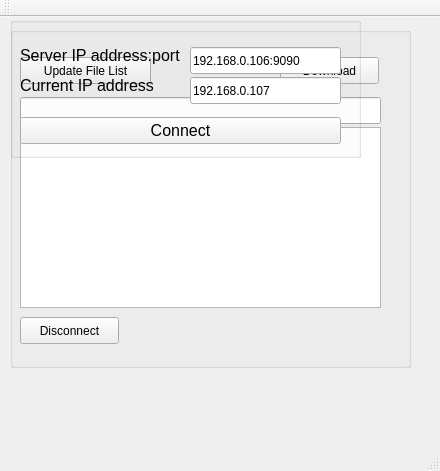
<?xml version="1.0" encoding="UTF-8"?>
<ui version="4.0">
 <class>MainWindow</class>
 <widget class="QMainWindow" name="MainWindow">
  <property name="geometry">
   <rect>
    <x>0</x>
    <y>0</y>
    <width>440</width>
    <height>471</height>
   </rect>
  </property>
  <property name="windowTitle">
   <string>MainWindow</string>
  </property>
  <widget class="QWidget" name="centralWidget">
   <widget class="QGroupBox" name="groupBox">
    <property name="geometry">
     <rect>
      <x>10</x>
      <y>10</y>
      <width>401</width>
      <height>341</height>
     </rect>
    </property>
    <property name="title">
     <string/>
    </property>
    <widget class="QPushButton" name="pushButton_4">
     <property name="geometry">
      <rect>
       <x>10</x>
       <y>290</y>
       <width>99</width>
       <height>27</height>
      </rect>
     </property>
     <property name="text">
      <string>Disconnect</string>
     </property>
    </widget>
    <widget class="QLineEdit" name="lineEdit_3">
     <property name="geometry">
      <rect>
       <x>10</x>
       <y>70</y>
       <width>361</width>
       <height>27</height>
      </rect>
     </property>
    </widget>
    <widget class="QTextEdit" name="textEdit">
     <property name="geometry">
      <rect>
       <x>10</x>
       <y>100</y>
       <width>361</width>
       <height>181</height>
      </rect>
     </property>
    </widget>
    <widget class="QPushButton" name="pushButton_2">
     <property name="geometry">
      <rect>
       <x>10</x>
       <y>30</y>
       <width>131</width>
       <height>27</height>
      </rect>
     </property>
     <property name="text">
      <string>Update File List</string>
     </property>
    </widget>
    <widget class="QPushButton" name="pushButton_3">
     <property name="geometry">
      <rect>
       <x>270</x>
       <y>30</y>
       <width>99</width>
       <height>27</height>
      </rect>
     </property>
     <property name="text">
      <string>Download</string>
     </property>
    </widget>
   </widget>
   <widget class="QGroupBox" name="groupBox_2">
    <property name="geometry">
     <rect>
      <x>10</x>
      <y>0</y>
      <width>351</width>
      <height>141</height>
     </rect>
    </property>
    <property name="title">
     <string/>
    </property>
    <widget class="QPushButton" name="pushButton">
     <property name="geometry">
      <rect>
       <x>10</x>
       <y>100</y>
       <width>321</width>
       <height>27</height>
      </rect>
     </property>
     <property name="font">
      <font>
       <pointsize>12</pointsize>
      </font>
     </property>
     <property name="text">
      <string>Connect</string>
     </property>
    </widget>
    <widget class="QLabel" name="label_3">
     <property name="geometry">
      <rect>
       <x>10</x>
       <y>60</y>
       <width>141</width>
       <height>17</height>
      </rect>
     </property>
     <property name="font">
      <font>
       <pointsize>12</pointsize>
      </font>
     </property>
     <property name="text">
      <string>Current IP address</string>
     </property>
    </widget>
    <widget class="QLabel" name="label_2">
     <property name="geometry">
      <rect>
       <x>10</x>
       <y>30</y>
       <width>171</width>
       <height>17</height>
      </rect>
     </property>
     <property name="font">
      <font>
       <pointsize>12</pointsize>
      </font>
     </property>
     <property name="text">
      <string>Server IP address:port</string>
     </property>
    </widget>
    <widget class="QLineEdit" name="lineEdit">
     <property name="geometry">
      <rect>
       <x>180</x>
       <y>30</y>
       <width>151</width>
       <height>27</height>
      </rect>
     </property>
     <property name="text">
      <string>192.168.0.106:9090</string>
     </property>
    </widget>
    <widget class="QLineEdit" name="lineEdit_2">
     <property name="geometry">
      <rect>
       <x>180</x>
       <y>60</y>
       <width>151</width>
       <height>27</height>
      </rect>
     </property>
     <property name="text">
      <string>192.168.0.107</string>
     </property>
    </widget>
   </widget>
   <widget class="QLabel" name="label">
    <property name="geometry">
     <rect>
      <x>20</x>
      <y>340</y>
      <width>361</width>
      <height>51</height>
     </rect>
    </property>
    <property name="font">
     <font>
      <pointsize>14</pointsize>
     </font>
    </property>
    <property name="text">
     <string/>
    </property>
   </widget>
  </widget>
  <widget class="QMenuBar" name="menuBar">
   <property name="geometry">
    <rect>
     <x>0</x>
     <y>0</y>
     <width>440</width>
     <height>25</height>
    </rect>
   </property>
  </widget>
  <widget class="QToolBar" name="mainToolBar">
   <attribute name="toolBarArea">
    <enum>TopToolBarArea</enum>
   </attribute>
   <attribute name="toolBarBreak">
    <bool>false</bool>
   </attribute>
  </widget>
  <widget class="QStatusBar" name="statusBar"/>
 </widget>
 <layoutdefault spacing="6" margin="11"/>
 <resources/>
 <connections/>
</ui>
